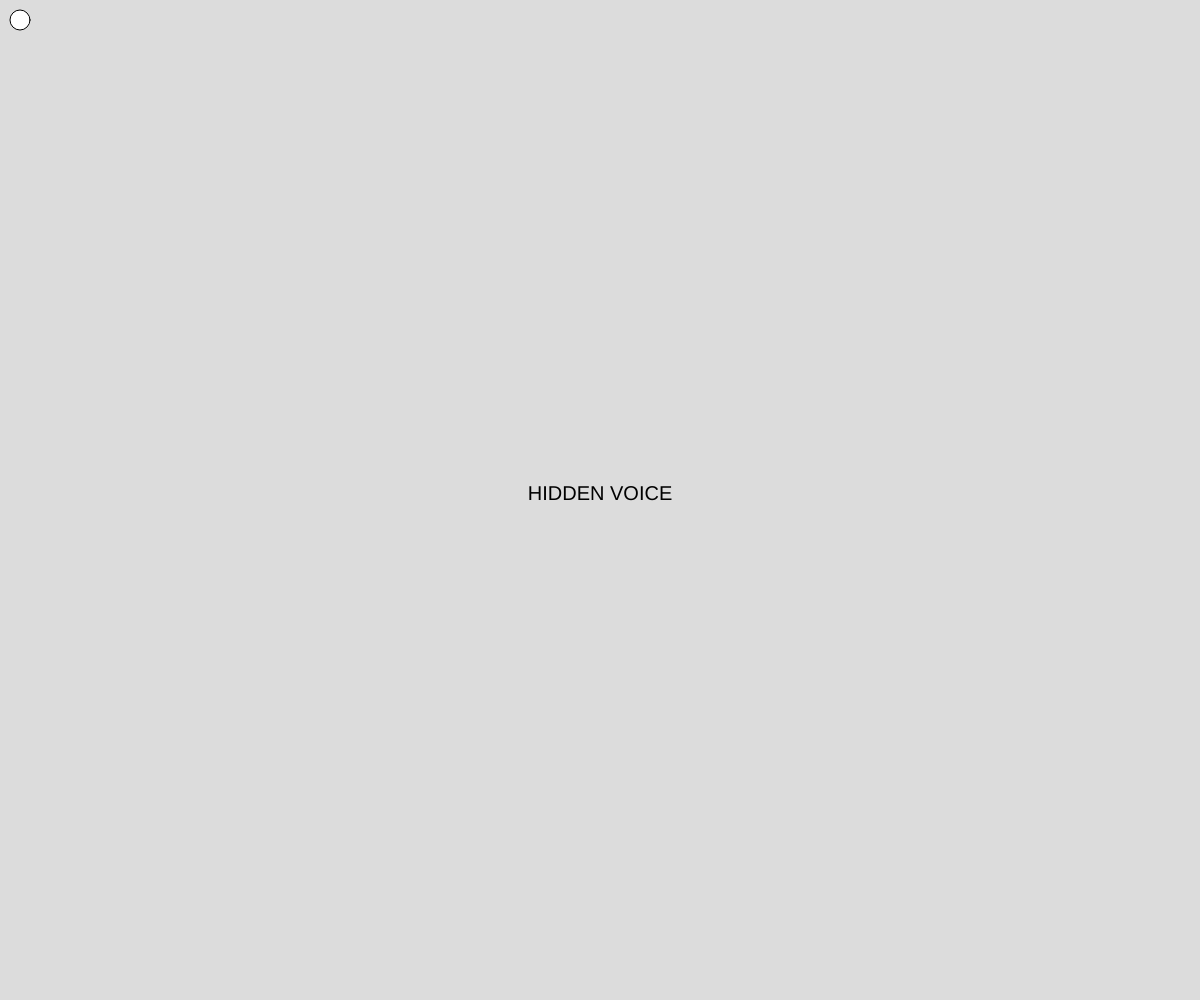
Frame 1 (no input)
Frame 60 (no input): identical to frame 1, image omitted
Frame 120 (the mouse pressed at the canvas centre since frame 60): identical to frame 1, image omitted

The p5.js sketch that drew this single still picture (run headless with seeded random() and noise() and a simulated clock; from frame 60 on, the mouse is pressed at the canvas centre):

// p5.js sketch
// ── sketch.js
function setup() {
  createCanvas(windowWidth, windowHeight);
}

function draw() {
  background(220);

  circle(20, 20, 20);
  textAlign(CENTER);
  textSize(20);
  text("HIDDEN VOICE", width / 2, height / 2);
}
